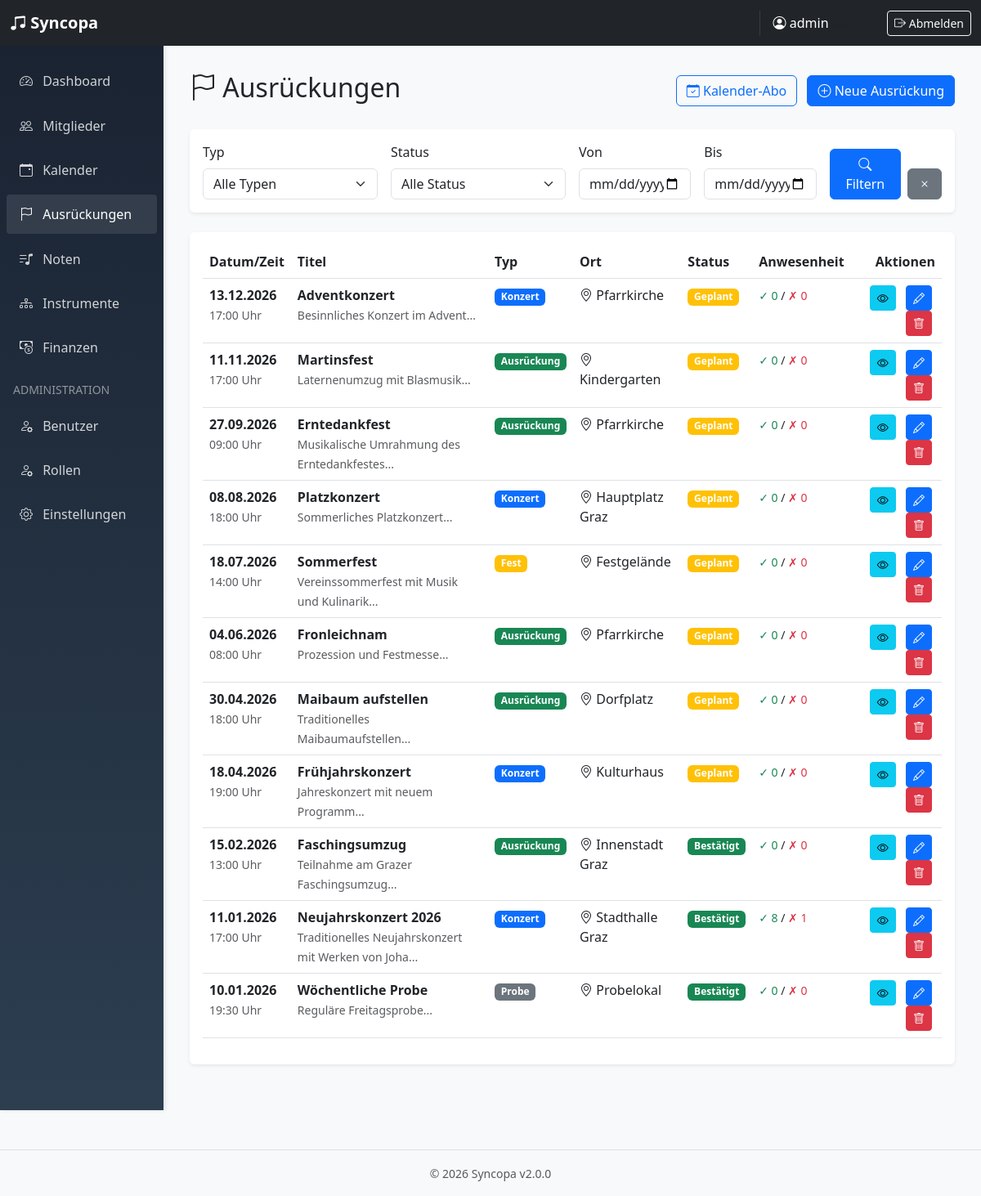
/ausrueckungen.php (signed in), run on the app's committed database.
### tables this page shows
CREATE TABLE `ausrueckungen` (
  `id` int NOT NULL AUTO_INCREMENT,
  `titel` varchar(200) NOT NULL,
  `beschreibung` text,
  `typ` enum('Probe','Konzert','Ausrückung','Fest','Wertung','Sonstiges') NOT NULL,
  `start_datum` datetime NOT NULL,
  `ende_datum` datetime DEFAULT NULL,
  `ganztaegig` tinyint(1) DEFAULT '0',
  `ort` varchar(200) DEFAULT NULL,
  `adresse` varchar(250) DEFAULT NULL,
  `treffpunkt` varchar(200) DEFAULT NULL,
  `treffpunkt_zeit` time DEFAULT NULL,
  `uniform` tinyint(1) DEFAULT '1',
  `notizen` text,
  `google_calendar_id` varchar(255) DEFAULT NULL,
  `status` enum('geplant','bestaetigt','abgesagt') DEFAULT 'geplant',
  `erstellt_von` int DEFAULT NULL,
  `erstellt_am` datetime DEFAULT CURRENT_TIMESTAMP,
  `aktualisiert_am` datetime DEFAULT CURRENT_TIMESTAMP ON UPDATE CURRENT_TIMESTAMP,
  PRIMARY KEY (`id`),
  KEY `erstellt_von` (`erstellt_von`),
  CONSTRAINT `ausrueckungen_ibfk_1` FOREIGN KEY (`erstellt_von`) REFERENCES `benutzer` (`id`) ON DELETE SET NULL
);

### classes/Session.php (called while the page is built, shortened)
<?php
class Session {
    public static function get($key, $default = null) {
        return $_SESSION[$key] ?? $default;
    }
    public static function getRole() {
        return self::get('rolle', 'mitglied');
    }
    public static function checkPermission($modul, $aktion = 'lesen') {
        $rolle = self::getRole();
        $db = Database::getInstance();
        $sql = "SELECT {$aktion} FROM berechtigungen WHERE rolle = ? AND modul = ?";
        $result = $db->fetchOne($sql, [$rolle, $modul]);
        return $result && $result[$aktion] == 1;
    }
}

### classes/Database.php (called while the page is built, shortened)
<?php
class Database {
    private static $instance = null;
    private $conn;
    private function __construct() {
        try {
            $dsn = "mysql:host=" . DB_HOST . ";dbname=" . DB_NAME . ";charset=" . DB_CHARSET;
            $options = [
                PDO::ATTR_ERRMODE => PDO::ERRMODE_EXCEPTION,
                PDO::ATTR_DEFAULT_FETCH_MODE => PDO::FETCH_ASSOC,
                PDO::ATTR_EMULATE_PREPARES => false,
            ];
            $this->conn = new PDO($dsn, DB_USER, DB_PASS, $options);
        } catch (PDOException $e) {
            die("Datenbankverbindung fehlgeschlagen: " . $e->getMessage());
        }
    }
    public static function getInstance() {
        if (self::$instance === null) {
            self::$instance = new self();
        }
        return self::$instance;
    }
    public function query($sql, $params = []) {
        try {
            $stmt = $this->conn->prepare($sql);
            $stmt->execute($params);
            return $stmt;
        } catch (PDOException $e) {
            error_log("Datenbankfehler: " . $e->getMessage());
            throw $e;
        }
    }
    public function fetchAll($sql, $params = []) {
        return $this->query($sql, $params)->fetchAll();
    }
    public function fetchOne($sql, $params = []) {
        return $this->query($sql, $params)->fetch();
    }
}

### classes/Ausrueckung.php (called while the page is built, shortened)
<?php
class Ausrueckung {
    private $db;
    public function __construct() {
        $this->db = Database::getInstance();
    }
    public function getAll($filter = []) {
        $where = [];
        $params = [];
        $whereClause = !empty($where) ? 'WHERE ' . implode(' AND ', $where) : '';
        $sql = "SELECT a.*, b.benutzername as erstellt_von_name,
                (SELECT COUNT(*) FROM anwesenheit WHERE ausrueckung_id = a.id AND status = 'zugesagt') as zugesagt,
                (SELECT COUNT(*) FROM anwesenheit WHERE ausrueckung_id = a.id AND status = 'abgesagt') as abgesagt
                FROM ausrueckungen a
                LEFT JOIN benutzer b ON a.erstellt_von = b.id
                {$whereClause}
                ORDER BY a.start_datum DESC";
        return $this->db->fetchAll($sql, $params);
    }
}

### ausrueckungen.php (the view, shortened to what this page needs)
<?php
$ausrueckung = new Ausrueckung();
$filter = [];
$ausrueckungen = $ausrueckung->getAll($filter);
include 'includes/header.php';
?>
<div class="d-flex justify-content-between align-items-center mb-4">
    <h1 class="h2">
        <i class="bi bi-flag"></i> Ausrückungen
    </h1>
    <div>
        <a href="kalender_abonnement.php" class="btn btn-outline-primary me-2">
            <i class="bi bi-calendar-check"></i> Kalender-Abo
        </a>
        <?php if (Session::checkPermission('ausrueckungen', 'schreiben')): ?>
        <a href="ausrueckung_bearbeiten.php" class="btn btn-primary">
            <i class="bi bi-plus-circle"></i> Neue Ausrückung
        </a>
        <?php endif; ?>
    </div>
</div>
<div class="card mb-4">
    <div class="card-body">
        <form method="GET" class="row g-3">
            <div class="col-md-3">
                <label for="typ" class="form-label">Typ</label>
                <select class="form-select" id="typ" name="typ">
                    <option value="">Alle Typen</option>
                </select>
            </div>
            <div class="col-md-3">
                <label for="status" class="form-label">Status</label>
                <select class="form-select" id="status" name="status">
                    <option value="">Alle Status</option>
                </select>
            </div>
            <div class="col-md-2">
                <label for="von_datum" class="form-label">Von</label>
                <input type="date" class="form-control" id="von_datum" name="von_datum"
                       value="<?php echo htmlspecialchars($_GET['von_datum'] ?? ''); ?>">
            </div>
            <div class="col-md-2">
                <label for="bis_datum" class="form-label">Bis</label>
                <input type="date" class="form-control" id="bis_datum" name="bis_datum"
                       value="<?php echo htmlspecialchars($_GET['bis_datum'] ?? ''); ?>">
            </div>
            <div class="col-md-2 d-flex align-items-end">
                <button type="submit" class="btn btn-primary me-2">
                    <i class="bi bi-search"></i> Filtern
                </button>
                <a href="ausrueckungen.php" class="btn btn-secondary">
                    <i class="bi bi-x"></i>
                </a>
            </div>
        </form>
    </div>
</div>
<div class="card">
    <div class="card-body">
        <div class="table-responsive">
            <table class="table table-hover" id="ausrueckungenTable">
                <thead>
                    <tr>
                        <th>Datum/Zeit</th>
                        <th>Titel</th>
                        <th>Typ</th>
                        <th>Ort</th>
                        <th>Status</th>
                        <th>Anwesenheit</th>
                        <th class="text-end no-print">Aktionen</th>
                    </tr>
                </thead>
                <tbody>
                    <?php foreach ($ausrueckungen as $a): ?>
                    <tr>
                        <td>
                            <strong><?php echo date('d.m.Y', strtotime($a['start_datum'])); ?></strong><br>
                            <small class="text-muted">
                                <?php echo date('H:i', strtotime($a['start_datum'])); ?> Uhr
                            </small>
                        </td>
                        <td>
                            <strong><?php echo htmlspecialchars($a['titel']); ?></strong>
                            <?php if ($a['beschreibung']): ?>
                            <br><small class="text-muted"><?php echo htmlspecialchars(substr($a['beschreibung'], 0, 50)); ?>...</small>
                            <?php endif; ?>
                        </td>
                        <td>
                            <?php
                            $typeColors = [
                                'Probe' => 'secondary',
                                'Konzert' => 'primary',
                                'Ausrückung' => 'success',
                                'Fest' => 'warning',
                                'Wertung' => 'danger',
                                'Sonstiges' => 'info'
                            ];
                            $color = $typeColors[$a['typ']] ?? 'secondary';
                            ?>
                            <span class="badge bg-<?php echo $color; ?>">
                                <?php echo htmlspecialchars($a['typ']); ?>
                            </span>
                        </td>
                        <td>
                            <?php if ($a['ort']): ?>
                                <i class="bi bi-geo-alt"></i> <?php echo htmlspecialchars($a['ort']); ?>
                            <?php else: ?>
                                <span class="text-muted">-</span>
                            <?php endif; ?>
                        </td>
                        <td>
                            <?php
                            $statusColors = [
                                'geplant' => 'warning',
                                'bestaetigt' => 'success',
                                'abgesagt' => 'danger'
                            ];
                            $statusColor = $statusColors[$a['status']] ?? 'secondary';
                            $statusText = [
                                'geplant' => 'Geplant',
                                'bestaetigt' => 'Bestätigt',
                                'abgesagt' => 'Abgesagt'
                            ];
                            ?>
                            <span class="badge bg-<?php echo $statusColor; ?>">
                                <?php echo $statusText[$a['status']]; ?>
                            </span>
                        </td>
                        <td>
                            <small>
                                <span class="text-success">✓ <?php echo $a['zugesagt'] ?? 0; ?></span> /
                                <span class="text-danger">✗ <?php echo $a['abgesagt'] ?? 0; ?></span>
                            </small>
                        </td>
                        <td class="text-end no-print">
                            <div class="table-actions">
                                <a href="ausrueckung_detail.php?id=<?php echo $a['id']; ?>"
                                   class="btn btn-sm btn-info" title="Details">
                                    <i class="bi bi-eye"></i>
                                </a>
                                <?php if (Session::checkPermission('ausrueckungen', 'schreiben')): ?>
                                <a href="ausrueckung_bearbeiten.php?id=<?php echo $a['id']; ?>"
                                   class="btn btn-sm btn-primary" title="Bearbeiten">
                                    <i class="bi bi-pencil"></i>
                                </a>
                                <?php endif; ?>
                                <?php if (Session::checkPermission('ausrueckungen', 'loeschen')): ?>
                                <a href="ausrueckung_loeschen.php?id=<?php echo $a['id']; ?>"
                                   class="btn btn-sm btn-danger" title="Löschen"
                                   onclick="return confirmDelete('Ausrückung wirklich löschen?')">
                                    <i class="bi bi-trash"></i>
                                </a>
                                <?php endif; ?>
                            </div>
                        </td>
                    </tr>
                    <?php endforeach; ?>
                </tbody>
            </table>
        </div>
    </div>
</div>
<?php include 'includes/footer.php'; ?>

### data on the page
ausrueckungen: start_datum "13.12.2026", start_datum "17:00", titel "Adventkonzert", beschreibung "Besinnliches Konzert im Advent", typ "Konzert", ort "Pfarrkirche", status "Geplant", zugesagt "0", abgesagt "0"
ausrueckungen: start_datum "11.11.2026", start_datum "17:00", titel "Martinsfest", beschreibung "Laternenumzug mit Blasmusik", typ "Ausrückung", ort "Kindergarten", status "Geplant", zugesagt "0", abgesagt "0"
ausrueckungen: start_datum "27.09.2026", start_datum "09:00", titel "Erntedankfest", beschreibung "Musikalische Umrahmung des Erntedankfestes", typ "Ausrückung", ort "Pfarrkirche", status "Geplant", zugesagt "0", abgesagt "0"
ausrueckungen: start_datum "08.08.2026", start_datum "18:00", titel "Platzkonzert", beschreibung "Sommerliches Platzkonzert", typ "Konzert", ort "Hauptplatz Graz", status "Geplant", zugesagt "0", abgesagt "0"
ausrueckungen: start_datum "18.07.2026", start_datum "14:00", titel "Sommerfest", beschreibung "Vereinssommerfest mit Musik und Kulinarik", typ "Fest", ort "Festgelände", status "Geplant", zugesagt "0", abgesagt "0"
ausrueckungen: start_datum "04.06.2026", start_datum "08:00", titel "Fronleichnam", beschreibung "Prozession und Festmesse", typ "Ausrückung", ort "Pfarrkirche", status "Geplant", zugesagt "0", abgesagt "0"
ausrueckungen: start_datum "30.04.2026", start_datum "18:00", titel "Maibaum aufstellen", beschreibung "Traditionelles Maibaumaufstellen", typ "Ausrückung", ort "Dorfplatz", status "Geplant", zugesagt "0", abgesagt "0"
ausrueckungen: start_datum "18.04.2026", start_datum "19:00", titel "Frühjahrskonzert", beschreibung "Jahreskonzert mit neuem Programm", typ "Konzert", ort "Kulturhaus", status "Geplant", zugesagt "0", abgesagt "0"
ausrueckungen: start_datum "15.02.2026", start_datum "13:00", titel "Faschingsumzug", beschreibung "Teilnahme am Grazer Faschingsumzug", typ "Ausrückung", ort "Innenstadt Graz", status "Bestätigt", zugesagt "0", abgesagt "0"
ausrueckungen: start_datum "11.01.2026", start_datum "17:00", titel "Neujahrskonzert 2026", beschreibung "Traditionelles Neujahrskonzert mit Werken von Joha", typ "Konzert", ort "Stadthalle Graz", status "Bestätigt", zugesagt "8", abgesagt "1"
ausrueckungen: start_datum "10.01.2026", start_datum "19:30", titel "Wöchentliche Probe", beschreibung "Reguläre Freitagsprobe", typ "Probe", ort "Probelokal", status "Bestätigt", zugesagt "0", abgesagt "0"

### other printed values
APP_NAME "Syncopa"
Session::getUsername() "admin"
APP_VERSION "2.0.0"
